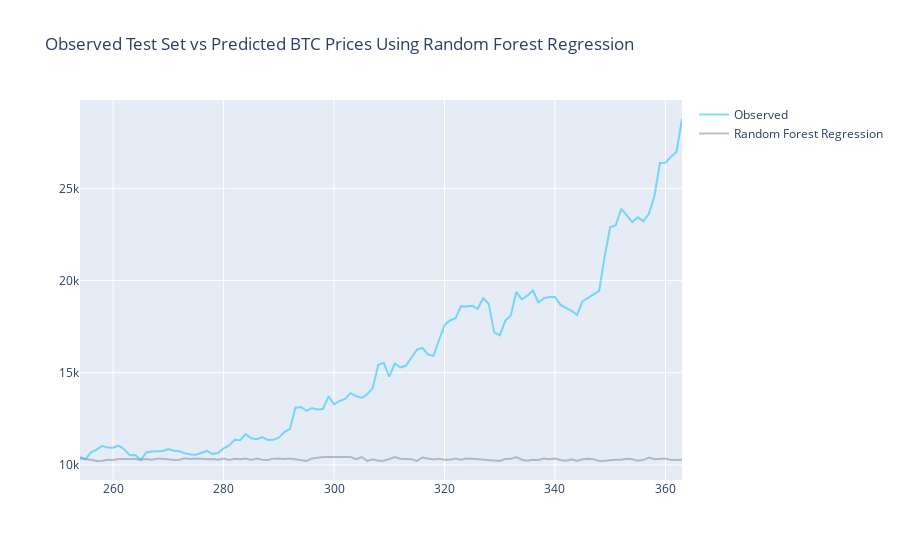

Notebook source saved alongside this figure:
### Markdown cell above
This test score of -1.3 is disappointing, but not surprising - the limitation of using just one year's data and only three drivers is shown.

### Code cell
# Plotting the predicted values with the original time series (test set)
plot_ts_pred(y_test, rf_random.predict(X_test), model_name='Random Forest Regression', 
             og_ts_opacity = 0.5, pred_ts_opacity = 0.5)
